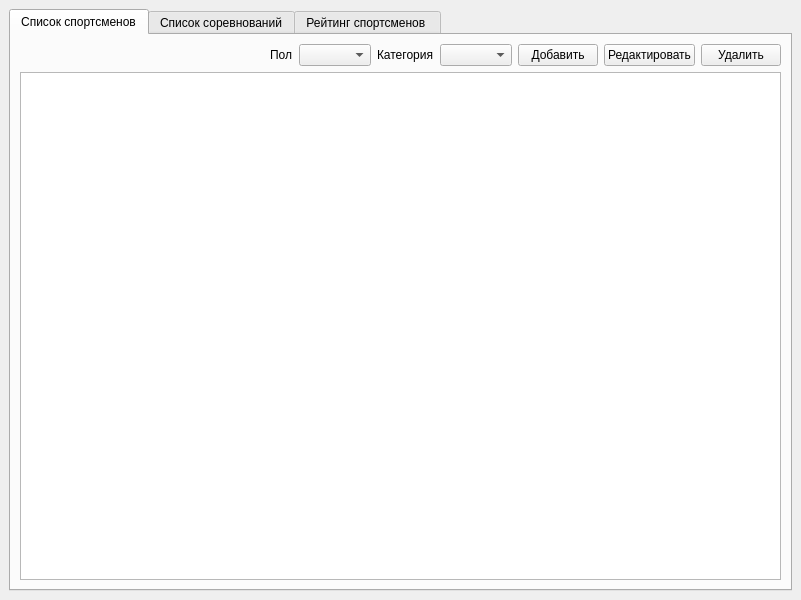
<?xml version="1.0" encoding="UTF-8"?>
<ui version="4.0">
 <class>MainWindow</class>
 <widget class="QMainWindow" name="MainWindow">
  <property name="geometry">
   <rect>
    <x>0</x>
    <y>0</y>
    <width>800</width>
    <height>600</height>
   </rect>
  </property>
  <property name="sizePolicy">
   <sizepolicy hsizetype="Maximum" vsizetype="Maximum">
    <horstretch>0</horstretch>
    <verstretch>0</verstretch>
   </sizepolicy>
  </property>
  <property name="windowTitle">
   <string>Система учета спортсменов и результатов соревнований по велоспорту BMX</string>
  </property>
  <property name="layoutDirection">
   <enum>Qt::LeftToRight</enum>
  </property>
  <widget class="QWidget" name="centralwidget">
   <layout class="QHBoxLayout" name="horizontalLayout">
    <item>
     <layout class="QVBoxLayout" name="verticalLayout">
      <item>
       <widget class="QTabWidget" name="tabWidget">
        <property name="currentIndex">
         <number>0</number>
        </property>
        <widget class="QWidget" name="tab">
         <attribute name="title">
          <string>Список спортсменов</string>
         </attribute>
         <layout class="QHBoxLayout" name="horizontalLayout_3">
          <item>
           <layout class="QVBoxLayout" name="verticalLayout_2">
            <item>
             <layout class="QHBoxLayout" name="horizontalLayout_2">
              <item>
               <spacer name="horizontalSpacer_3">
                <property name="orientation">
                 <enum>Qt::Horizontal</enum>
                </property>
                <property name="sizeHint" stdset="0">
                 <size>
                  <width>40</width>
                  <height>20</height>
                 </size>
                </property>
               </spacer>
              </item>
              <item>
               <widget class="QLabel" name="label">
                <property name="text">
                 <string>Пол</string>
                </property>
               </widget>
              </item>
              <item>
               <widget class="QComboBox" name="genderComboBox"/>
              </item>
              <item>
               <widget class="QLabel" name="label_2">
                <property name="text">
                 <string>Категория</string>
                </property>
               </widget>
              </item>
              <item>
               <widget class="QComboBox" name="categoryComboBox"/>
              </item>
              <item>
               <widget class="QPushButton" name="addSportsmanButton">
                <property name="text">
                 <string>Добавить</string>
                </property>
               </widget>
              </item>
              <item>
               <widget class="QPushButton" name="editSportsmanButton">
                <property name="text">
                 <string>Редактировать</string>
                </property>
               </widget>
              </item>
              <item>
               <widget class="QPushButton" name="deleteSportsmanButton">
                <property name="text">
                 <string>Удалить</string>
                </property>
               </widget>
              </item>
             </layout>
            </item>
            <item>
             <widget class="QTableWidget" name="spotrsmenTable">
              <property name="maximumSize">
               <size>
                <width>16777215</width>
                <height>16777215</height>
               </size>
              </property>
             </widget>
            </item>
           </layout>
          </item>
         </layout>
        </widget>
        <widget class="QWidget" name="tab_2">
         <attribute name="title">
          <string>Список соревнований</string>
         </attribute>
         <layout class="QHBoxLayout" name="horizontalLayout_5">
          <item>
           <layout class="QVBoxLayout" name="verticalLayout_3">
            <item>
             <layout class="QHBoxLayout" name="horizontalLayout_4">
              <item>
               <spacer name="horizontalSpacer">
                <property name="orientation">
                 <enum>Qt::Horizontal</enum>
                </property>
                <property name="sizeHint" stdset="0">
                 <size>
                  <width>40</width>
                  <height>20</height>
                 </size>
                </property>
               </spacer>
              </item>
              <item>
               <widget class="QLabel" name="label_3">
                <property name="text">
                 <string>Категория</string>
                </property>
               </widget>
              </item>
              <item>
               <widget class="QComboBox" name="compCategoryComboBox"/>
              </item>
              <item>
               <widget class="QLabel" name="label_5">
                <property name="text">
                 <string>Город</string>
                </property>
               </widget>
              </item>
              <item>
               <widget class="QComboBox" name="cityComboBox"/>
              </item>
              <item>
               <widget class="QLabel" name="label_4">
                <property name="text">
                 <string>Год</string>
                </property>
               </widget>
              </item>
              <item>
               <widget class="QComboBox" name="yearComboBox"/>
              </item>
              <item>
               <widget class="QPushButton" name="startEventButton">
                <property name="text">
                 <string>Начать соревнование</string>
                </property>
               </widget>
              </item>
              <item>
               <widget class="QPushButton" name="addCompetitionButton">
                <property name="text">
                 <string>Добавить</string>
                </property>
               </widget>
              </item>
              <item>
               <widget class="QPushButton" name="editCompetitionButton">
                <property name="text">
                 <string>Редактировать</string>
                </property>
               </widget>
              </item>
              <item>
               <widget class="QPushButton" name="deleteCompetitionButton">
                <property name="text">
                 <string>Удалить</string>
                </property>
               </widget>
              </item>
             </layout>
            </item>
            <item>
             <widget class="QTableWidget" name="competitionTable"/>
            </item>
           </layout>
          </item>
         </layout>
        </widget>
        <widget class="QWidget" name="tab_3">
         <attribute name="title">
          <string>Рейтинг спортсменов </string>
         </attribute>
         <layout class="QHBoxLayout" name="horizontalLayout_7">
          <item>
           <layout class="QVBoxLayout" name="verticalLayout_4">
            <item>
             <layout class="QHBoxLayout" name="horizontalLayout_6">
              <item>
               <spacer name="horizontalSpacer_2">
                <property name="orientation">
                 <enum>Qt::Horizontal</enum>
                </property>
                <property name="sizeHint" stdset="0">
                 <size>
                  <width>40</width>
                  <height>20</height>
                 </size>
                </property>
               </spacer>
              </item>
              <item>
               <widget class="QLabel" name="label_6">
                <property name="text">
                 <string>Год</string>
                </property>
               </widget>
              </item>
              <item>
               <widget class="QComboBox" name="resultYearComboBox"/>
              </item>
              <item>
               <widget class="QLabel" name="label_7">
                <property name="text">
                 <string>Категория</string>
                </property>
               </widget>
              </item>
              <item>
               <widget class="QComboBox" name="resultCategoryComboBox"/>
              </item>
              <item>
               <widget class="QPushButton" name="printResultButton">
                <property name="text">
                 <string>Печать</string>
                </property>
               </widget>
              </item>
              <item>
               <widget class="QPushButton" name="saveResultButton">
                <property name="text">
                 <string>Сохранить</string>
                </property>
               </widget>
              </item>
             </layout>
            </item>
            <item>
             <widget class="QTableWidget" name="resultTable"/>
            </item>
           </layout>
          </item>
         </layout>
        </widget>
       </widget>
      </item>
     </layout>
    </item>
   </layout>
  </widget>
 </widget>
 <resources/>
 <connections/>
</ui>
